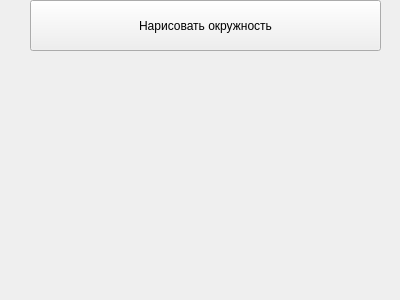
<?xml version="1.0" encoding="UTF-8"?>
<ui version="4.0">
 <class>Form</class>
 <widget class="QWidget" name="Form">
  <property name="geometry">
   <rect>
    <x>0</x>
    <y>0</y>
    <width>400</width>
    <height>300</height>
   </rect>
  </property>
  <property name="windowTitle">
   <string>Желтые окружности</string>
  </property>
  <widget class="QPushButton" name="btn">
   <property name="geometry">
    <rect>
     <x>30</x>
     <y>0</y>
     <width>351</width>
     <height>51</height>
    </rect>
   </property>
   <property name="text">
    <string>Нарисовать окружность</string>
   </property>
  </widget>
 </widget>
 <resources/>
 <connections/>
</ui>
